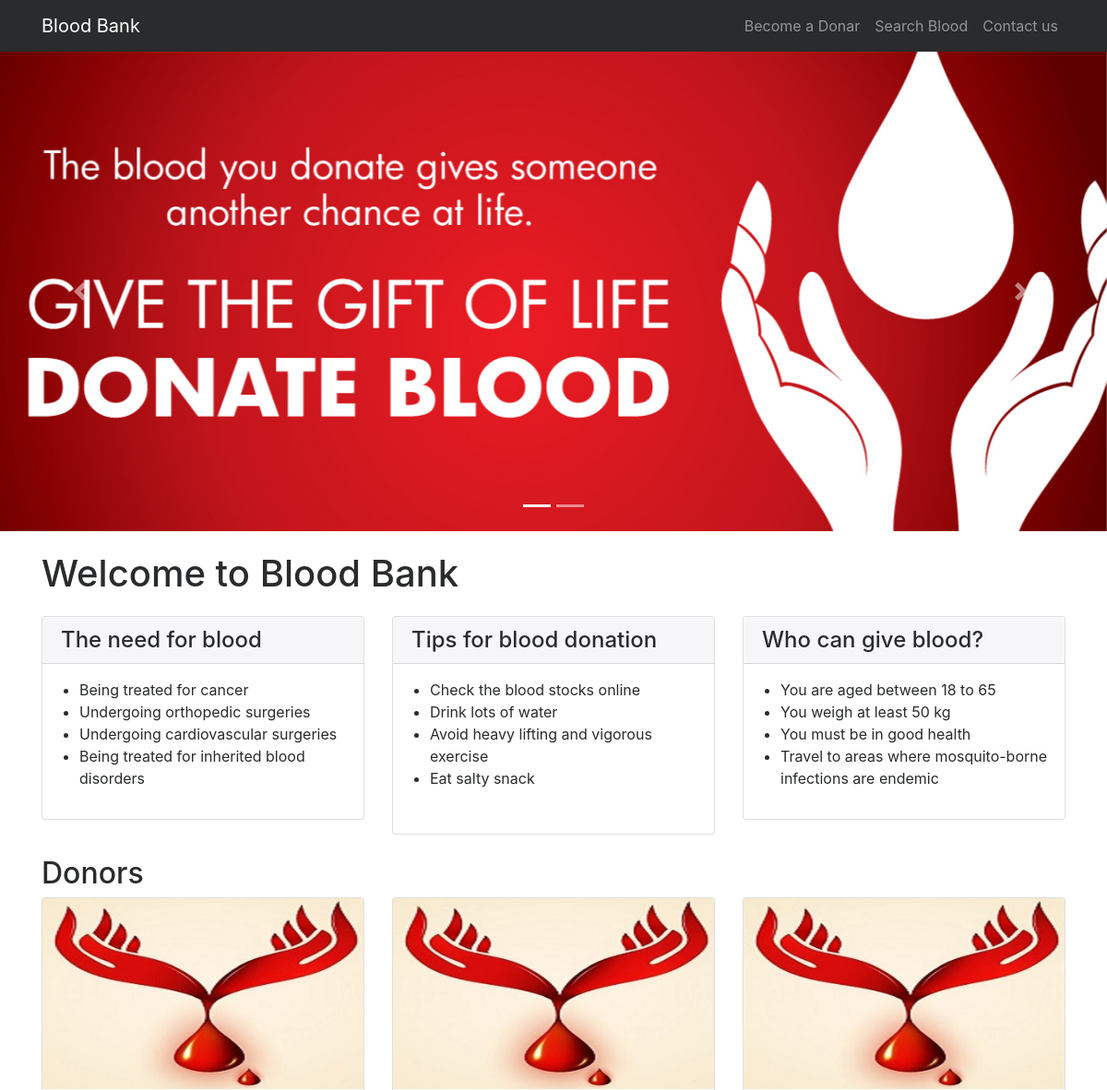
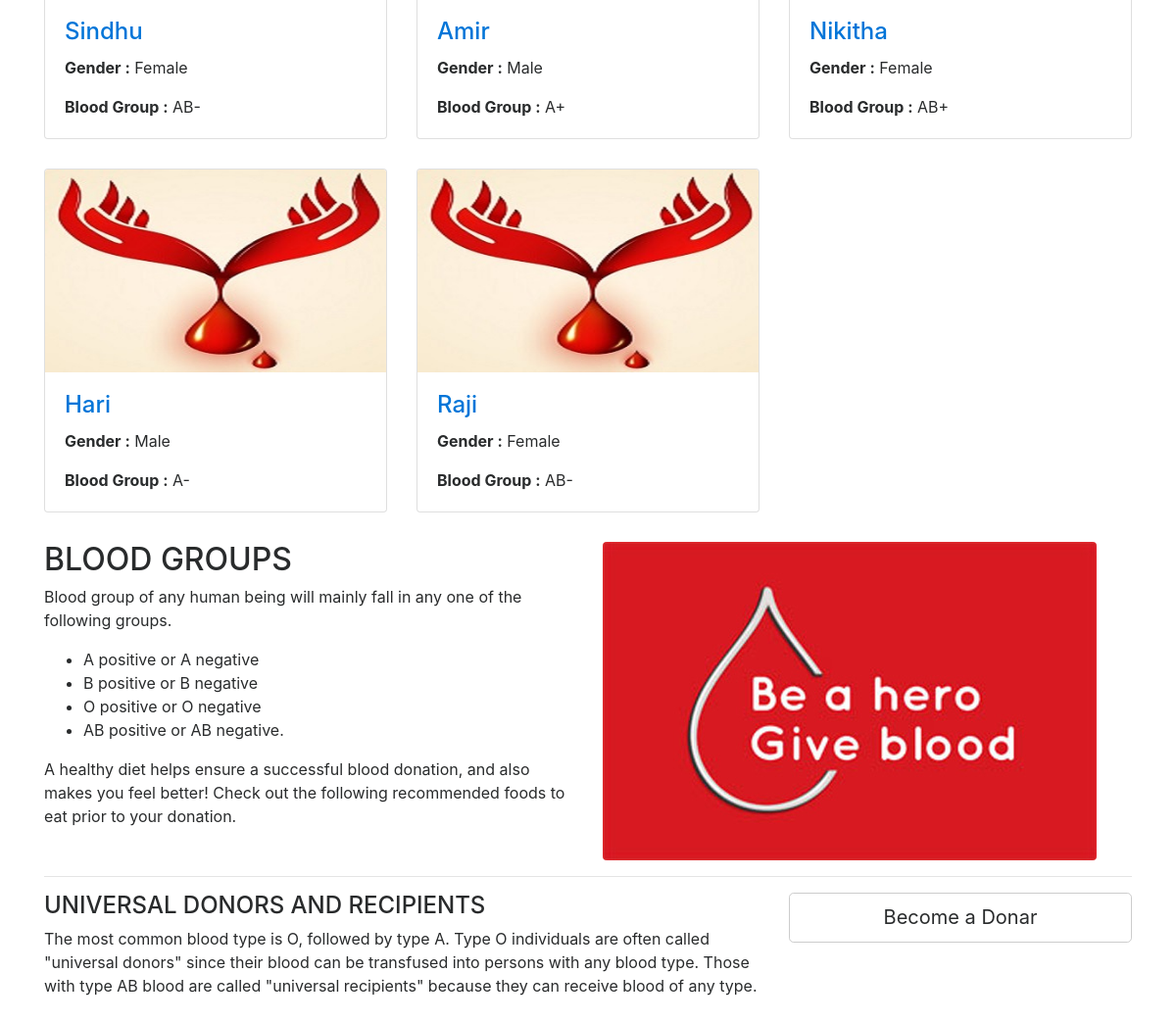
/bbdms/index.php, run on the app's committed database (2 pictures, top to bottom).
### tables this page shows
CREATE TABLE `tblblooddonars` (
  `id` int(11) NOT NULL,
  `FullName` varchar(100) DEFAULT NULL,
  `MobileNumber` char(11) DEFAULT NULL,
  `EmailId` varchar(100) DEFAULT NULL,
  `Gender` varchar(20) DEFAULT NULL,
  `Age` int(11) DEFAULT NULL,
  `BloodGroup` varchar(20) DEFAULT NULL,
  `Address` varchar(255) DEFAULT NULL,
  `Message` mediumtext DEFAULT NULL,
  `PostingDate` timestamp NOT NULL DEFAULT current_timestamp(),
  `status` int(1) DEFAULT NULL
);

### bbdms/index.php (the view, shortened to what this page needs)
<?php
include('includes/config.php');
?>
<!DOCTYPE html>
<html lang="en">
<head>
    <link href="vendor/bootstrap/css/bootstrap.min.css" rel="stylesheet">
    <link href="vendor/font-awesome/css/font-awesome.min.css" rel="stylesheet" type="text/css">
    <link href="css/modern-business.css" rel="stylesheet">
</head>
<body>
<?php include('includes/header.php');?>
<?php include('includes/slider.php');?>
    <div class="container">
        <h1 class="my-4">Welcome to Blood Bank</h1>
        <div class="row">
            <div class="col-lg-4 mb-4">
                <div class="card">
                    <h4 class="card-header">The need for blood</h4>
                        <p class="card-text" style="padding-left:2%">
    <ul>
<li>Being treated for cancer</li>
<li>Undergoing orthopedic surgeries</li>
<li>Undergoing cardiovascular surgeries</li>
<li>Being treated for inherited blood disorders</li>
</ul>
</li> </p>
                </div>
            </div>
            <div class="col-lg-4 mb-4">
                <div class="card">
                    <h4 class="card-header">Tips for blood donation</h4>
                        <p class="card-text" style="padding-left:2%">
                        <ul><li>Check the blood stocks online </li><li>Drink lots of water </li><li>Avoid heavy lifting and vigorous exercise</li><li>Eat salty snack</li></ul></p></p>
                </div>
            </div>
            <div class="col-lg-4 mb-4">
                <div class="card">
                    <h4 class="card-header">Who can give blood?</h4>
                        <p class="card-text" style="padding-left:2%">
<ul>
<li>You are aged between 18 to 65</li>
<li>You weigh at least 50 kg</li>
<li>You must be in good health</li>
<li>Travel to areas where mosquito-borne infections are endemic</li>
</ul>
                    </p>
                </div>
            </div>
        </div>
        <h2>Donors</h2>
        <div class="row">
                   <?php
$status=1;
$sql = "SELECT * from tblblooddonars where status=:status order by rand() limit 6";
$query = $dbh -> prepare($sql);
$query->bindParam(':status',$status,PDO::PARAM_STR);
$query->execute();
$results=$query->fetchAll(PDO::FETCH_OBJ);
if($query->rowCount() > 0)
{
foreach($results as $result)
{ ?>
            <div class="col-lg-4 col-sm-6 portfolio-item">
                <div class="card h-100">
                    <a href="#"><img class="card-img-top img-fluid" src="images/blood-donor.jpg" alt="" ></a>
                    <div class="card-block">
                        <h4 class="card-title"><a href="#"><?php echo htmlentities($result->FullName);?></a></h4>
<p class="card-text"><b> Gender :</b> <?php echo htmlentities($result->Gender);?></p>
<p class="card-text"><b>Blood Group :</b> <?php echo htmlentities($result->BloodGroup);?></p>
                    </div>
                </div>
            </div>
            <?php }} ?>
        </div>
        <div class="row">
            <div class="col-lg-6">
                <h2>BLOOD GROUPS</h2>
          <p>  Blood group of any human being will mainly fall in any one of the following groups.</p>
                <ul>
<li>A positive or A negative</li>
<li>B positive or B negative</li>
<li>O positive or O negative</li>
<li>AB positive or AB negative.</li>
                </ul>
                <p>A healthy diet helps ensure a successful blood donation, and also makes you feel better! Check out the following recommended foods to eat prior to your donation.</p>
            </div>
            <div class="col-lg-6">
                <img class="img-fluid rounded" src="images/blood-donor (1).jpg" alt="">
            </div>
        </div>
        <hr>
        <div class="row mb-4">
            <div class="col-md-8">
            <h4>UNIVERSAL DONORS AND RECIPIENTS</h4>
                <p>
The most common blood type is O, followed by type A.
Type O individuals are often called "universal donors" since their blood can be transfused into persons with any blood type. Those with type AB blood are called "universal recipients" because they can receive blood of any type.</p>
            </div>
            <div class="col-md-4">
                <a class="btn btn-lg btn-secondary btn-block" href="become-donar.php">Become a Donar</a>
            </div>
        </div>
    </div>
</body>
</html>

### bbdms/includes/header.php (shortened to what this page needs)
<nav class="navbar fixed-top navbar-toggleable-md navbar-inverse bg-inverse">
    <div class="container">
        <a class="navbar-brand" href="index.php">Blood Bank</a>
        <div class="collapse navbar-collapse" id="navbarExample">
            <ul class="navbar-nav ml-auto">
                <li class="nav-item">
                    <a class="nav-link" href="become-donar.php">Become a Donar</a>
                </li>
                 <li class="nav-item">
                    <a class="nav-link" href="search-donor.php">Search Blood</a>
                </li>
                  <li class="nav-item">
                    <a class="nav-link" href="contact.php">Contact us</a>
                </li>
            </ul>
        </div>
    </div>
</nav>

### bbdms/includes/slider.php (shortened to what this page needs)
<header>
       <div id="carouselExampleIndicators" class="carousel slide" data-ride="carousel">
           <ol class="carousel-indicators">
               <li data-target="#carouselExampleIndicators" data-slide-to="0" class="active"></li>
               <li data-target="#carouselExampleIndicators" data-slide-to="1"></li>
           </ol>
           <div class="carousel-inner" role="listbox">
               <div class="carousel-item active" style="background-image: url('images/banner2.jpg')">
                   <div class="carousel-caption d-none d-md-block">
                   </div>
               </div>
           </div>
           <a class="carousel-control-prev" href="#carouselExampleIndicators" role="button" data-slide="prev">
               <span class="carousel-control-prev-icon" aria-hidden="true"></span>
           </a>
           <a class="carousel-control-next" href="#carouselExampleIndicators" role="button" data-slide="next">
               <span class="carousel-control-next-icon" aria-hidden="true"></span>
           </a>
       </div>
   </header>

### bbdms/css/modern-business.css (style rules this page uses)
body { padding-top: 54px; }
@media (min-width: 992px) { body { padding-top: 56px; } }
.carousel-item { height: 65vh; min-height: 300px; background: no-repeat center center scroll; -webkit-background-size: cover; -moz-background-size: cover; -o-background-size: cover; background-size: cover; }
.portfolio-item { margin-bottom: 30px; }

### bbdms/index.php (style rules this page uses)
.carousel-item.active, .carousel-item-next, .carousel-item-prev { display: block; }

### data on the page
tblblooddonars: FullName "Sindhu", Gender "Female", BloodGroup "AB-"
tblblooddonars: FullName "Amir", Gender "Male", BloodGroup "A+"
tblblooddonars: FullName "Nikitha", Gender "Female", BloodGroup "AB+"
tblblooddonars: FullName "Hari", Gender "Male", BloodGroup "A-"
tblblooddonars: FullName "Raji", Gender "Female", BloodGroup "AB-"
